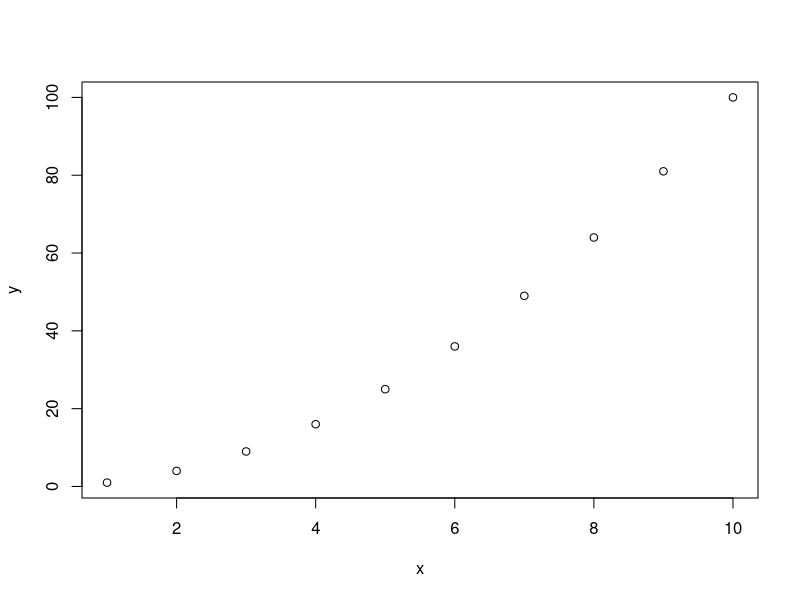
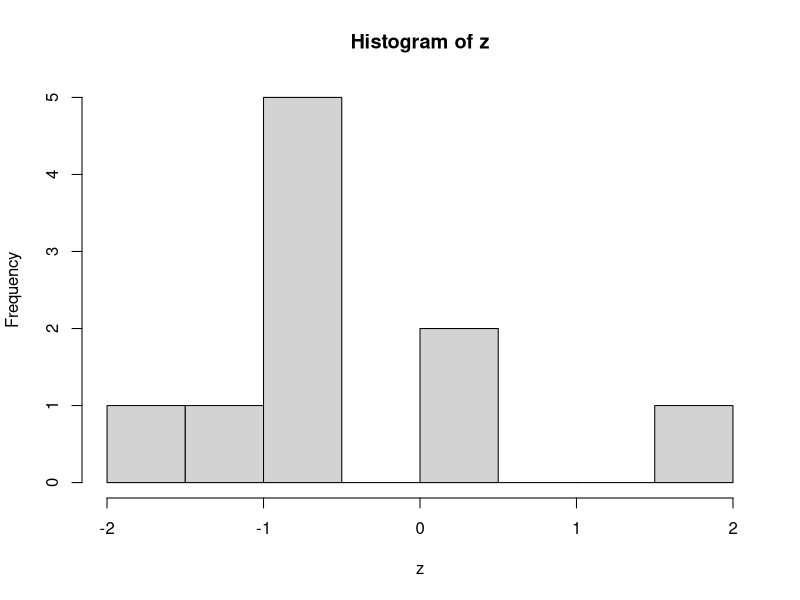

Reproduce these figures in R, in order.
## ---- chunk 1
# some R code
2 + 2
## ---- chunk 2
# some R code
2 + 2
## ---- chunk 3
# some R code
2 + 2
## ---- chunk 4
# First column of R code
x <- 1:10
y <- x^2
plot(x, y)
## ---- chunk 5
# Second column of R code 
z <- rnorm(10) 
hist(z) 
